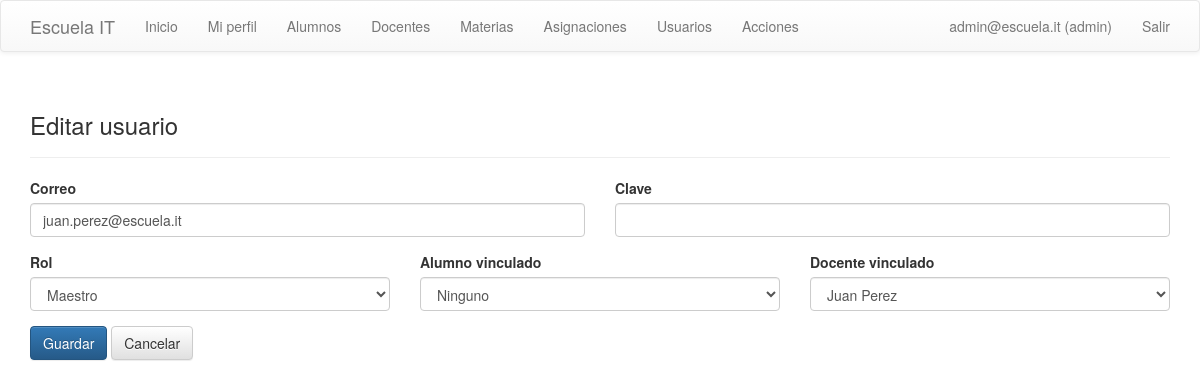
/index.php?controller=users&action=form&id=2 (signed in), run on the app's committed database.
### tables this page shows
CREATE TABLE usuarios (
    id INT AUTO_INCREMENT PRIMARY KEY,
    correo VARCHAR(100) NOT NULL UNIQUE,
    password VARCHAR(255) NOT NULL,
    rol ENUM('alumno', 'maestro', 'profesor', 'admin') NOT NULL,
    alumno_id INT DEFAULT NULL,
    docente_id INT DEFAULT NULL,
    FOREIGN KEY (alumno_id) REFERENCES alumnos(id) ON DELETE SET NULL,
    FOREIGN KEY (docente_id) REFERENCES docentes(id) ON DELETE SET NULL
);

### controllers/BaseCrudController.php (called while the page is built, shortened)
<?php
class BaseCrudController
{
    protected function view($template, $data = array())
    {
        extract($data);
        require BASE_PATH . '/views/layout/header.php';
        require BASE_PATH . '/views/' . $template . '.php';
        require BASE_PATH . '/views/layout/footer.php';
    }
}

### controllers/UsersController.php (called while the page is built, shortened)
<?php
require_once BASE_PATH . '/controllers/BaseCrudController.php';
require_once BASE_PATH . '/models/UserModel.php';
class UsersController extends BaseCrudController
{
    private $model;
    public function __construct()
    {
        $this->model = new UserModel();
    }
    public function form()
    {
        $row = array('id' => '', 'correo' => '', 'rol' => 'alumno', 'alumno_id' => '', 'docente_id' => '');
        if (!empty($_GET['id'])) {
            $found = $this->model->find((int) $_GET['id']);
            if ($found) {
                $row = $found;
            }
        }
        $this->view('users/form', array(
            'row' => $row,
            'profiles' => $this->model->profiles(),
        ));
    }
}

### index.php (called while the page is built, shortened)
<?php
$action = isset($_GET['action']) ? $_GET['action'] : (isset($_SESSION['user']) ? 'index' : 'login');
$controller = new $controllerMap[$controllerName]();
$controller->$action();

### config/database.php (called while the page is built)
<?php
class Database
{
    public static function connect()
    {
        $host = getenv('DB_HOST') ? getenv('DB_HOST') : 'localhost';
        $dbname = getenv('DB_NAME') ? getenv('DB_NAME') : 'name_db';
        $user = getenv('DB_USER') ? getenv('DB_USER') : 'user_db';
        $pass = getenv('DB_PASS') ? getenv('DB_PASS') : 'user_pass';
        $charset = getenv('DB_CHARSET') ? getenv('DB_CHARSET') : 'utf8';
        $dsn = 'mysql:host=' . $host . ';dbname=' . $dbname . ';charset=' . $charset;
        return new PDO($dsn, $user, $pass, array(
            PDO::ATTR_ERRMODE => PDO::ERRMODE_EXCEPTION,
            PDO::ATTR_DEFAULT_FETCH_MODE => PDO::FETCH_ASSOC,
            PDO::ATTR_EMULATE_PREPARES => false,
        ));
    }
}

### models/BaseModel.php (called while the page is built, shortened)
<?php
require_once BASE_PATH . '/config/database.php';
class BaseModel
{
    public function __construct()
    {
        $this->pdo = Database::connect();
    }
}

### models/UserModel.php (called while the page is built, shortened)
<?php
require_once BASE_PATH . '/models/BaseModel.php';
class UserModel extends BaseModel
{
    public function find($id)
    {
        $stmt = $this->pdo->prepare('SELECT id, correo, rol, alumno_id, docente_id FROM usuarios WHERE id = ?');
        $stmt->execute(array((int) $id));
        return $stmt->fetch();
    }
    public function profiles()
    {
        $alumnos = $this->pdo->query("SELECT id, CONCAT(nombre, ' ', apellido) AS nombre FROM alumnos ORDER BY nombre ASC")->fetchAll();
        $docentes = $this->pdo->query("SELECT id, CONCAT(nombre, ' ', apellido) AS nombre FROM docentes ORDER BY nombre ASC")->fetchAll();
        return array('alumnos' => $alumnos, 'docentes' => $docentes);
    }
}

### views/users/form.php (the view, shortened to what this page needs)
<div class="page-header"><h3><?php echo $row['id'] ? 'Editar' : 'Nuevo'; ?> usuario</h3></div>
<form method="post" action="index.php?controller=users&action=save">
    <div class="row">
        <div class="col-sm-6 form-group"><label>Correo</label><input type="email" class="form-control" name="correo" required value="<?php echo htmlspecialchars($row['correo']); ?>"></div>
        <div class="col-sm-6 form-group"><label>Clave</label><input type="password" class="form-control" name="password" value=""></div>
        <div class="col-sm-4 form-group">
            <label>Rol</label>
            <select class="form-control" name="rol">
                <option value="maestro" <?php echo (($row['rol'] ?? '') === 'maestro') ? 'selected' : ''; ?>>Maestro</option>
            </select>
        </div>
        <div class="col-sm-4 form-group">
            <label>Alumno vinculado</label>
            <select class="form-control" name="alumno_id">
                <option value="">Ninguno</option>
            </select>
        </div>
        <div class="col-sm-4 form-group">
            <label>Docente vinculado</label>
            <select class="form-control" name="docente_id">
                <?php foreach ($profiles['docentes'] as $d): ?>
                    <option value="<?php echo (int) $d['id']; ?>" <?php echo ((string)($row['docente_id'] ?? '') === (string) $d['id']) ? 'selected' : ''; ?>>
                        <?php echo htmlspecialchars($d['nombre']); ?>
                    </option>
                <?php endforeach; ?>
            </select>
        </div>
    </div>
    <button class="btn btn-primary">Guardar</button>
    <a class="btn btn-default" href="index.php?controller=users&action=index">Cancelar</a>
</form>

### data on the page
usuarios: correo "juan.perez@escuela.it", rol "Maestro", docente_id "Juan Perez"

### other printed values
$user['correo'] "admin@escuela.it"
$roleLabel "admin"
